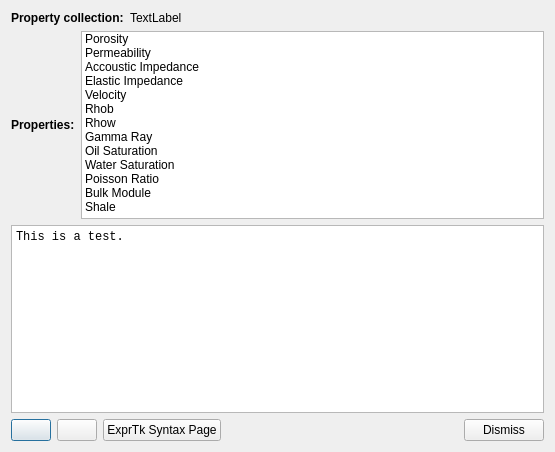
<?xml version="1.0" encoding="UTF-8"?>
<ui version="4.0">
 <class>CalculatorDialog</class>
 <widget class="QDialog" name="CalculatorDialog">
  <property name="geometry">
   <rect>
    <x>0</x>
    <y>0</y>
    <width>555</width>
    <height>452</height>
   </rect>
  </property>
  <property name="windowTitle">
   <string>Dialog</string>
  </property>
  <layout class="QVBoxLayout" name="verticalLayout">
   <item>
    <layout class="QHBoxLayout" name="horizontalLayout_2">
     <item>
      <widget class="QLabel" name="label">
       <property name="text">
        <string>&lt;html&gt;&lt;head/&gt;&lt;body&gt;&lt;p&gt;&lt;span style=&quot; font-weight:600;&quot;&gt;Property collection:&lt;/span&gt;&lt;/p&gt;&lt;/body&gt;&lt;/html&gt;</string>
       </property>
      </widget>
     </item>
     <item>
      <widget class="QLabel" name="lblPropColName">
       <property name="sizePolicy">
        <sizepolicy hsizetype="Expanding" vsizetype="Preferred">
         <horstretch>0</horstretch>
         <verstretch>0</verstretch>
        </sizepolicy>
       </property>
       <property name="text">
        <string>TextLabel</string>
       </property>
      </widget>
     </item>
    </layout>
   </item>
   <item>
    <layout class="QHBoxLayout" name="horizontalLayout_3">
     <property name="bottomMargin">
      <number>0</number>
     </property>
     <item>
      <widget class="QLabel" name="label_2">
       <property name="text">
        <string>&lt;html&gt;&lt;head/&gt;&lt;body&gt;&lt;p&gt;&lt;span style=&quot; font-weight:600;&quot;&gt;Properties:&lt;/span&gt;&lt;/p&gt;&lt;/body&gt;&lt;/html&gt;</string>
       </property>
      </widget>
     </item>
     <item>
      <widget class="QListWidget" name="lstProperties">
       <property name="viewMode">
        <enum>QListView::ListMode</enum>
       </property>
       <property name="modelColumn">
        <number>0</number>
       </property>
       <property name="uniformItemSizes">
        <bool>false</bool>
       </property>
       <property name="batchSize">
        <number>100</number>
       </property>
       <property name="wordWrap">
        <bool>false</bool>
       </property>
       <item>
        <property name="text">
         <string>Porosity</string>
        </property>
       </item>
       <item>
        <property name="text">
         <string>Permeability</string>
        </property>
       </item>
       <item>
        <property name="text">
         <string>Accoustic Impedance</string>
        </property>
       </item>
       <item>
        <property name="text">
         <string>Elastic Impedance</string>
        </property>
       </item>
       <item>
        <property name="text">
         <string>Velocity</string>
        </property>
       </item>
       <item>
        <property name="text">
         <string>Rhob</string>
        </property>
       </item>
       <item>
        <property name="text">
         <string>Rhow</string>
        </property>
       </item>
       <item>
        <property name="text">
         <string>Gamma Ray</string>
        </property>
       </item>
       <item>
        <property name="text">
         <string>Oil Saturation</string>
        </property>
       </item>
       <item>
        <property name="text">
         <string>Water Saturation</string>
        </property>
       </item>
       <item>
        <property name="text">
         <string>Poisson Ratio</string>
        </property>
       </item>
       <item>
        <property name="text">
         <string>Bulk Module</string>
        </property>
       </item>
       <item>
        <property name="text">
         <string>Shale</string>
        </property>
       </item>
      </widget>
     </item>
    </layout>
   </item>
   <item>
    <widget class="QPlainTextEdit" name="txtScript">
     <property name="font">
      <font>
       <family>Courier New</family>
      </font>
     </property>
     <property name="plainText">
      <string>This is a test.</string>
     </property>
    </widget>
   </item>
   <item>
    <layout class="QHBoxLayout" name="horizontalLayout">
     <item>
      <widget class="QPushButton" name="btnRun">
       <property name="toolTip">
        <string>Run script</string>
       </property>
       <property name="text">
        <string/>
       </property>
       <property name="icon">
        <iconset resource="calcresources.qrc">
         <normaloff>:/calcicons/calcplay</normaloff>:/calcicons/calcplay</iconset>
       </property>
      </widget>
     </item>
     <item>
      <widget class="QPushButton" name="btnSave">
       <property name="toolTip">
        <string>Save script</string>
       </property>
       <property name="text">
        <string/>
       </property>
       <property name="icon">
        <iconset resource="calcresources.qrc">
         <normaloff>:/calcicons/calcsave</normaloff>:/calcicons/calcsave</iconset>
       </property>
      </widget>
     </item>
     <item>
      <widget class="QPushButton" name="btnExprTkHelpPage">
       <property name="text">
        <string>ExprTk Syntax Page</string>
       </property>
      </widget>
     </item>
     <item>
      <spacer name="horizontalSpacer">
       <property name="orientation">
        <enum>Qt::Horizontal</enum>
       </property>
       <property name="sizeHint" stdset="0">
        <size>
         <width>40</width>
         <height>20</height>
        </size>
       </property>
      </spacer>
     </item>
     <item>
      <widget class="QPushButton" name="btnDismiss">
       <property name="text">
        <string>Dismiss</string>
       </property>
      </widget>
     </item>
    </layout>
   </item>
  </layout>
 </widget>
 <resources>
  <include location="calcresources.qrc"/>
 </resources>
 <connections>
  <connection>
   <sender>btnDismiss</sender>
   <signal>clicked()</signal>
   <receiver>CalculatorDialog</receiver>
   <slot>reject()</slot>
   <hints>
    <hint type="sourcelabel">
     <x>544</x>
     <y>440</y>
    </hint>
    <hint type="destinationlabel">
     <x>438</x>
     <y>347</y>
    </hint>
   </hints>
  </connection>
  <connection>
   <sender>btnExprTkHelpPage</sender>
   <signal>clicked()</signal>
   <receiver>CalculatorDialog</receiver>
   <slot>onSyntaxPage()</slot>
   <hints>
    <hint type="sourcelabel">
     <x>127</x>
     <y>428</y>
    </hint>
    <hint type="destinationlabel">
     <x>148</x>
     <y>413</y>
    </hint>
   </hints>
  </connection>
 </connections>
 <slots>
  <slot>onSyntaxPage()</slot>
 </slots>
</ui>
